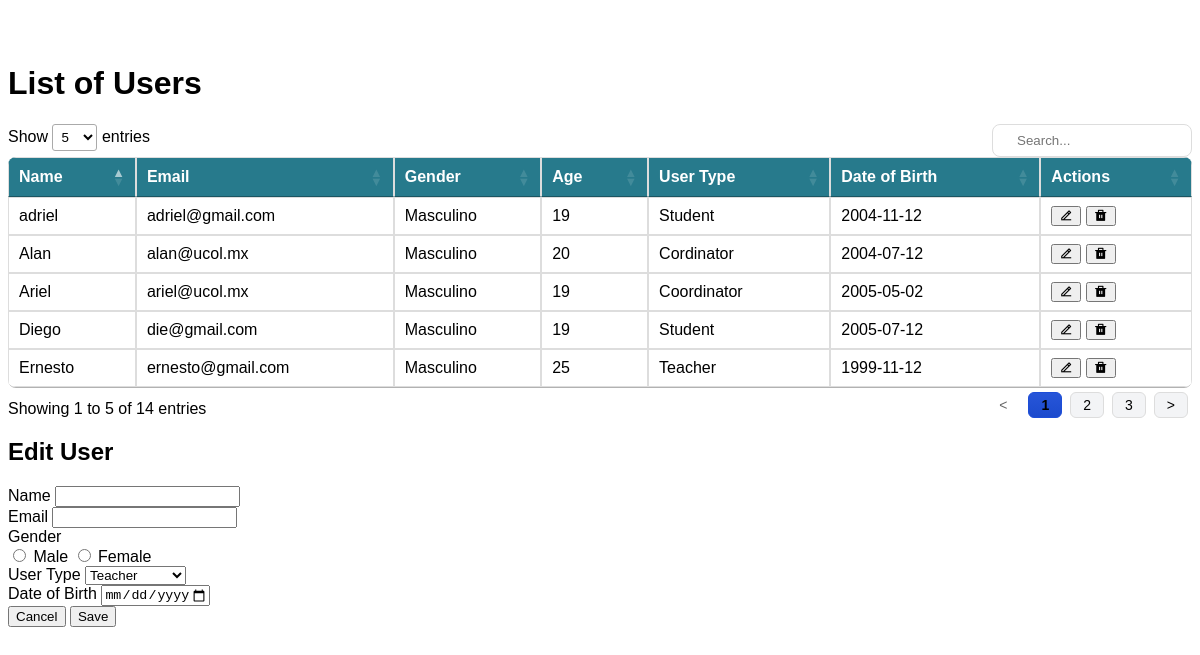
The page /Admin/listar_usuario.php on the database its author committed.
### tables this page shows
CREATE TABLE `usuarios` (
  `id` int(11) NOT NULL,
  `nombre` varchar(100) DEFAULT NULL,
  `correo` varchar(100) DEFAULT NULL,
  `password` varchar(10) NOT NULL,
  `genero` varchar(10) DEFAULT NULL,
  `edad` int(11) DEFAULT NULL,
  `tipo_usuario` varchar(50) DEFAULT NULL,
  `fecha_nac` date NOT NULL,
  `session_activa` tinyint(1) DEFAULT 0,
  `fecha_registro` datetime NOT NULL DEFAULT current_timestamp()
);

### Conexion/contacto.php (called while the page is built, shortened)
<?php
    include ('conexion.php');
    class Contacto extends Conexion
    {
        public function listar_usuarios()
        {
            $this->sentencia = "SELECT * FROM usuarios";
            $result = $this->ejecutar_sentencia();
            return $result;
        }
    public function __construct() {
        $this->conexion = new mysqli('localhost', 'root', '', 'unityclass');
    }
}
?>

### Conexion/conexion.php (called while the page is built, shortened)
<?php
class Conexion {
    private $host = 'localhost';
    private $usuario = 'root';
    private $password = '';
    private $base = 'unityclass';
    public $sentencia;
    public $conexion;
    public function abrir_conexion() {
        $this->conexion = new mysqli($this->host, $this->usuario, $this->password, $this->base);
    }
    public function ejecutar_sentencia() {
        $bandera = $this->conexion->query($this->sentencia);
        return $bandera;
    }
}
?>

### Admin/listar_usuario.php (the view, shortened to what this page needs)
<?php
require_once '../Conexion/contacto.php';
$obj = new Contacto();
$result = $obj->listar_usuarios();
if ($result && $result->num_rows > 0) {
?>
<link rel="stylesheet" href="../CSS/tabla.css">
<link rel="stylesheet" href="https://cdnjs.cloudflare.com/ajax/libs/remixicon/4.2.0/remixicon.min.css"/>
<link rel="stylesheet" href="https://cdn.datatables.net/1.11.5/css/jquery.dataTables.min.css"/>
<div class="w-full h-full flex flex-col">
    <br>
    <br>
    <h1 class="text-2xl font-bold text-gray-700">List of Users</h1>
    <div class="flex-grow bg-gray-100 p-6">
        <div class="overflow-x-auto">
            <table id="userTable" class="table">
                <thead>
                    <tr>
                        <th class="px-4 py-2 border-b border-gray-300">Name</th>
                        <th class="px-4 py-2 border-b border-gray-300">Email</th>
                        <th class="px-4 py-2 border-b border-gray-300">Gender</th>
                        <th class="px-4 py-2 border-b border-gray-300">Age</th>
                        <th class="px-4 py-2 border-b border-gray-300">User Type</th>
                        <th class="px-4 py-2 border-b border-gray-300">Date of Birth</th>
                        <th class="px-4 py-2 border-b border-gray-300">Actions</th>
                    </tr>
                </thead>
                <tbody id="userTableBody">
                    <?php while ($row = $result->fetch_assoc()) { ?>
                        <tr id="row_<?php echo $row['id']; ?>">
                            <td class="px-4 py-2 border-b border-gray-300"><?php echo htmlspecialchars($row['nombre']); ?></td>
                            <td class="px-4 py-2 border-b border-gray-300"><?php echo htmlspecialchars($row['correo']); ?></td>
                            <td class="px-4 py-2 border-b border-gray-300"><?php echo htmlspecialchars($row['genero']); ?></td>
                            <td class="px-4 py-2 border-b border-gray-300"><?php echo htmlspecialchars($row['edad']); ?></td>
                            <td class="px-4 py-2 border-b border-gray-300"><?php echo htmlspecialchars($row['tipo_usuario']); ?></td>
                            <td class="px-4 py-2 border-b border-gray-300"><?php echo htmlspecialchars($row['fecha_nac']); ?></td>
                            <td class="px-4 py-2 border-b border-gray-300 text-center">
                                <div class="flex justify-center space-x-2">
                                    <button onclick="openModal(<?php echo $row['id']; ?>, '<?php echo $row['nombre']; ?>', '<?php echo $row['correo']; ?>', '<?php echo $row['genero']; ?>', '<?php echo $row['tipo_usuario']; ?>', '<?php echo $row['fecha_nac']; ?>')" class="bg-blue-500 text-white px-4 py-2 rounded"><i class="ri-edit-2-line"></i></button>
                                    <button onclick="deleteUser(<?php echo $row['id']; ?>)" class="bg-red-500 text-white px-4 py-2 rounded"><i class="ri-delete-bin-fill"></i></button>
                                </div>
                            </td>
                        </tr>
                    <?php } ?>
                </tbody>
            </table>
        </div>
    </div>
</div>
<div id="editModal" class="hidden fixed z-10 inset-0 overflow-y-auto">
  <div class="flex items-center justify-center min-h-screen">
    <div class="bg-white rounded-lg overflow-hidden shadow-xl transform transition-all max-w-lg w-full p-6">
      <h2 class="text-xl font-semibold mb-4">Edit User</h2>
      <form id="editUserForm" action="" method="post" class="space-y-6">
        <div class="grid grid-cols-1 gap-6 sm:grid-cols-2">
            <div>
                <label for="nombre" class="block text-sm font-medium text-gray-700">
                    <i class="fas fa-user"></i> Name
                </label>
                <input type="text" name="nombre" id="editUserName" class="mt-1 block w-full rounded-md border-gray-300 shadow-sm focus:border-indigo-500 focus:ring-indigo-500 sm:text-sm">
            </div>
            <div>
                <label for="correo" class="block text-sm font-medium text-gray-700">
                    <i class="fas fa-envelope"></i> Email
                </label>
                <input type="email" name="correo" id="editUserEmail" class="mt-1 block w-full rounded-md border-gray-300 shadow-sm focus:border-indigo-500 focus:ring-indigo-500 sm:text-sm">
            </div>
        </div>
        <div class="grid grid-cols-1 gap-6 sm:grid-cols-2">
            <div>
                <label for="genero" class="block text-sm font-medium text-gray-700">
                    <i class="fas fa-venus-mars"></i> Gender
                </label>
                <div class="mt-2 flex items-center space-x-4">
                    <label class="flex items-center">
                        <input type="radio" name="genero" value="Masculino" id="editUserGenderM" class="text-indigo-600 border-gray-300 focus:ring-indigo-500">
                        <span class="ml-2 text-sm text-gray-700">Male</span>
                    </label>
                    <label class="flex items-center">
                        <input type="radio" name="genero" value="Femenino" id="editUserGenderF" class="text-indigo-600 border-gray-300 focus:ring-indigo-500">
                        <span class="ml-2 text-sm text-gray-700">Female</span>
                    </label>
                </div>
            </div>
        </div>
        <div>
            <label for="tipo_usuario" class="block text-sm font-medium text-gray-700">
                <i class="fas fa-user-tag"></i> User Type
            </label>
            <select name="tipo_usuario" id="editUserType" class="mt-1 block w-full rounded-md border-gray-300 shadow-sm focus:border-indigo-500 focus:ring-indigo-500 sm:text-sm">
                <option value="Teacher">Teacher</option>
            </select>
        </div>
        <div>
            <label for="fecha_nac" class="block text-sm font-medium text-gray-700">
                <i class="fas fa-calendar-alt"></i> Date of Birth
            </label>
            <input type="date" name="fecha_nac" id="editUserDOB" max="2014-12-12" class="mt-1 block w-full rounded-md border-gray-300 shadow-sm focus:border-indigo-500 focus:ring-indigo-500 sm:text-sm" oninput="calculateAge()">
        </div>
        <div class="flex justify-end space-x-4 mt-6">
            <button type="button" onclick="closeModal()" class="bg-gray-500 text-white px-4 py-2 rounded mr-2">Cancel</button>
            <button type="submit" class="bg-blue-500 text-white px-4 py-2 rounded">Save</button>
        </div>
      </form>
    </div>
  </div>
</div>
<?php
}
?>

### CSS/tabla.css (style rules this page uses)
.table { width: 100%; border-collapse: collapse; border-radius: 8px; overflow: hidden; }
.table th, .table td { padding: 12px; text-align: left; border: 1px solid #ddd; }
.table th { background-color: #277A8C; color: white; }
.table tbody tr { transition: background-color 0.3s; }
.table tbody td { background-color: white; }

### rows shown on the page
usuarios: nombre "Ariel", correo "ariel@ucol.mx", genero "Masculino", edad "19", tipo_usuario "Coordinator", fecha_nac "2005-05-02"
usuarios: nombre "Diego", correo "die@gmail.com", genero "Masculino", edad "19", tipo_usuario "Student", fecha_nac "2005-07-12"
usuarios: nombre "adriel", correo "adriel@gmail.com", genero "Masculino", edad "19", tipo_usuario "Student", fecha_nac "2004-11-12"
usuarios: nombre "Ernesto", correo "ernesto@gmail.com", genero "Masculino", edad "25", tipo_usuario "Teacher", fecha_nac "1999-11-12"
usuarios: nombre "Alan", correo "alan@ucol.mx", genero "Masculino", edad "20", tipo_usuario "Cordinator", fecha_nac "2004-07-12"
